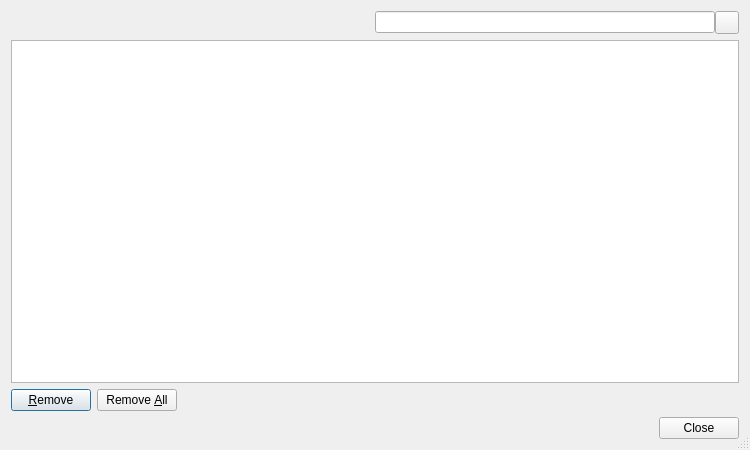
<?xml version="1.0" encoding="UTF-8"?>
<ui version="4.0">
 <class>HistoryDialog</class>
 <widget class="QDialog" name="HistoryDialog">
  <property name="geometry">
   <rect>
    <x>0</x>
    <y>0</y>
    <width>750</width>
    <height>450</height>
   </rect>
  </property>
  <property name="windowTitle">
   <string>Manage History</string>
  </property>
  <property name="sizeGripEnabled">
   <bool>true</bool>
  </property>
  <layout class="QVBoxLayout" name="verticalLayout">
   <item>
    <layout class="QHBoxLayout" name="horizontalLayout_2">
     <item>
      <spacer name="horizontalSpacer">
       <property name="orientation">
        <enum>Qt::Horizontal</enum>
       </property>
       <property name="sizeHint" stdset="0">
        <size>
         <width>40</width>
         <height>20</height>
        </size>
       </property>
      </spacer>
     </item>
     <item>
      <layout class="QHBoxLayout" name="horizontalLayout">
       <property name="spacing">
        <number>0</number>
       </property>
       <item>
        <widget class="QLineEdit" name="searchEdit">
         <property name="toolTip">
          <string>Enter search term for history entries</string>
         </property>
        </widget>
       </item>
       <item>
        <widget class="QToolButton" name="clearButton">
         <property name="toolTip">
          <string>Press to clear the search edit</string>
         </property>
         <property name="text">
          <string/>
         </property>
        </widget>
       </item>
      </layout>
     </item>
    </layout>
   </item>
   <item>
    <widget class="E5TreeView" name="historyTree">
     <property name="alternatingRowColors">
      <bool>true</bool>
     </property>
     <property name="selectionMode">
      <enum>QAbstractItemView::ExtendedSelection</enum>
     </property>
     <property name="textElideMode">
      <enum>Qt::ElideMiddle</enum>
     </property>
     <property name="uniformRowHeights">
      <bool>true</bool>
     </property>
    </widget>
   </item>
   <item>
    <layout class="QHBoxLayout" name="horizontalLayout_3">
     <item>
      <widget class="QPushButton" name="removeButton">
       <property name="toolTip">
        <string>Press to remove the selected entries</string>
       </property>
       <property name="text">
        <string>&amp;Remove</string>
       </property>
      </widget>
     </item>
     <item>
      <widget class="QPushButton" name="removeAllButton">
       <property name="toolTip">
        <string>Press to remove all entries</string>
       </property>
       <property name="text">
        <string>Remove &amp;All</string>
       </property>
      </widget>
     </item>
     <item>
      <spacer name="spacer">
       <property name="orientation">
        <enum>Qt::Horizontal</enum>
       </property>
       <property name="sizeHint" stdset="0">
        <size>
         <width>40</width>
         <height>20</height>
        </size>
       </property>
      </spacer>
     </item>
    </layout>
   </item>
   <item>
    <widget class="QDialogButtonBox" name="buttonBox">
     <property name="orientation">
      <enum>Qt::Horizontal</enum>
     </property>
     <property name="standardButtons">
      <set>QDialogButtonBox::Close</set>
     </property>
    </widget>
   </item>
  </layout>
 </widget>
 <customwidgets>
  <customwidget>
   <class>E5TreeView</class>
   <extends>QTreeView</extends>
   <header>E5Gui/E5TreeView</header>
  </customwidget>
 </customwidgets>
 <tabstops>
  <tabstop>searchEdit</tabstop>
  <tabstop>clearButton</tabstop>
  <tabstop>historyTree</tabstop>
  <tabstop>removeButton</tabstop>
  <tabstop>removeAllButton</tabstop>
  <tabstop>buttonBox</tabstop>
 </tabstops>
 <resources/>
 <connections>
  <connection>
   <sender>buttonBox</sender>
   <signal>accepted()</signal>
   <receiver>HistoryDialog</receiver>
   <slot>accept()</slot>
   <hints>
    <hint type="sourcelabel">
     <x>252</x>
     <y>445</y>
    </hint>
    <hint type="destinationlabel">
     <x>157</x>
     <y>274</y>
    </hint>
   </hints>
  </connection>
  <connection>
   <sender>buttonBox</sender>
   <signal>rejected()</signal>
   <receiver>HistoryDialog</receiver>
   <slot>reject()</slot>
   <hints>
    <hint type="sourcelabel">
     <x>320</x>
     <y>445</y>
    </hint>
    <hint type="destinationlabel">
     <x>286</x>
     <y>274</y>
    </hint>
   </hints>
  </connection>
  <connection>
   <sender>clearButton</sender>
   <signal>clicked()</signal>
   <receiver>searchEdit</receiver>
   <slot>clear()</slot>
   <hints>
    <hint type="sourcelabel">
     <x>728</x>
     <y>21</y>
    </hint>
    <hint type="destinationlabel">
     <x>706</x>
     <y>20</y>
    </hint>
   </hints>
  </connection>
 </connections>
</ui>
